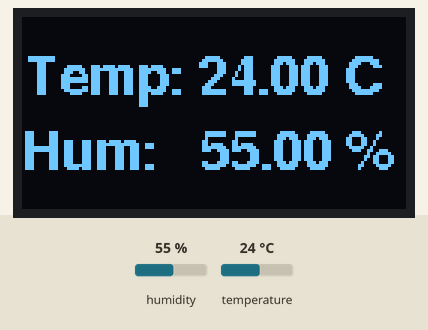
The sketch below on a simulated ESP8266 (NodeMCU). On the bench: 128×64 one-colour display. The inputs (shaded band) are chosen by the test bench; at power-on: humidity 55 %, temperature 24 °C. WiFi joins after 1.5 s; servers stay silent unless stated; what the sketch prints to the serial monitor is not drawn.

Above: at 10.6 s.
10.7 s: humidity set to 22 %
At 20.8 s:
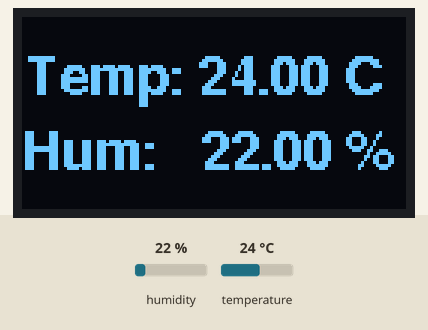
21.5 s: temperature set to 12 °C
At 30.8 s:
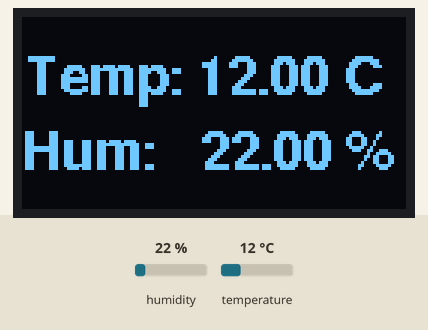
31.5 s: humidity set to 40 %
At 40.8 s:
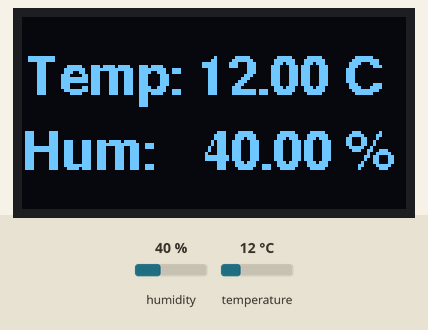
41.5 s: temperature set to 19 °C
At 50.8 s:
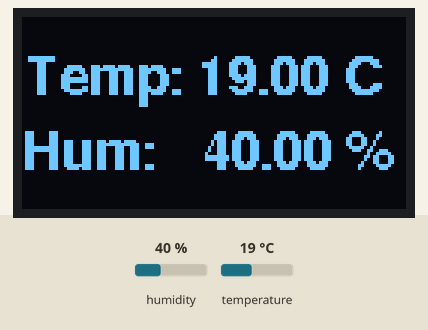
Timing chart, 0 to 52.3 s (numbered marks = the images above; inputs shaded):
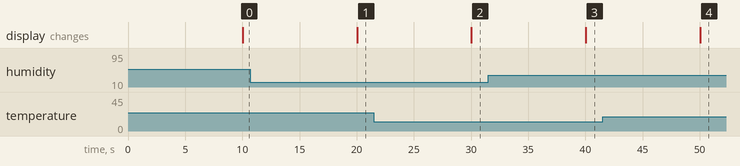

The sketch:

ESP8266-DHT22-DisplayFlutter.ino
```cpp
#include <Arduino.h>
#include <ESP8266WiFi.h>
#include <Hash.h>
#include <ESPAsyncTCP.h>
#include <ESPAsyncWebServer.h>
#include <Adafruit_Sensor.h>
#include <DHT.h>
#include <Wire.h>
#include <Adafruit_GFX.h>
#include <Adafruit_SSD1306.h>
#include <Fonts/FreeSansBold9pt7b.h>
#include <Fonts/FreeMono9pt7b.h>

#define SCREEN_WIDTH 128
#define SCREEN_HEIGHT 64
Adafruit_SSD1306 display(SCREEN_WIDTH, SCREEN_HEIGHT, &Wire, -1);

const char* ssid = "YOUR_SSID";
const char* password = "YOUR_PASSWORD";

#define DHTPIN 14
#define DHTTYPE DHT22
DHT dht(DHTPIN, DHTTYPE);

float t = 0.0;
float h = 0.0;
AsyncWebServer server(80);

const long interval = 10000;
unsigned long previousMillis = 0;

const char index_html[] PROGMEM = R"rawliteral(
<!DOCTYPE HTML><html>
<head>
  <meta name="viewport" content="width=device-width, initial-scale=1">
  <link rel="stylesheet" href="https://use.fontawesome.com/releases/v5.7.2/css/all.css" integrity="sha384-fnmOCqbTlWIlj8LyTjo7mOUStjsKC4pOpQbqyi7RrhN7udi9RwhKkMHpvLbHG9Sr" crossorigin="anonymous">
  <style>
    html { font-family: Arial; text-align: center; margin: 0px auto; }
    h2 { font-size: 2.5rem; }
    p { font-size: 2.5rem; }
    .units { font-size: 1.2rem; }
    .dht-labels { font-size: 1.5rem; vertical-align: middle; padding-bottom: 15px; }
  </style>
</head>
<body>
  <h2>ESP8266 DHT Server</h2>
  <p><i class="fas fa-thermometer-half" style="color:#059e8a;"></i>
    <span class="dht-labels">Temperature</span>
    <span id="temperature">%TEMPERATURE%</span><sup class="units">&deg;C</sup>
  </p>
  <p><i class="fas fa-tint" style="color:#00add6;"></i>
    <span class="dht-labels">Humidity</span>
    <span id="humidity">%HUMIDITY%</span><sup class="units">%</sup>
  </p>
</body>
<script>
setInterval(function () {
  fetch('/temperature').then(response => response.text()).then(data => {
    document.getElementById("temperature").innerHTML = data;
  });
  fetch('/humidity').then(response => response.text()).then(data => {
    document.getElementById("humidity").innerHTML = data;
  });
}, 10000);
</script>
</html>)rawliteral";

// Replaces placeholder with DHT values
String processor(const String& var){
  if(var == "TEMPERATURE") return String(t);
  else if(var == "HUMIDITY") return String(h);
  return String();
}

void setup() {
  Serial.begin(115200);
  dht.begin();

  // Initialize OLED display
  if (!display.begin(SSD1306_SWITCHCAPVCC, 0x3C)) {
    Serial.println(F("SSD1306 allocation failed"));
    for (;;);
  }
  display.clearDisplay();

  // Connect to Wi-Fi
  WiFi.begin(ssid, password);
  Serial.println("Connecting to WiFi");
  while (WiFi.status() != WL_CONNECTED) {
    delay(1000);
    Serial.println(".");
  }
  Serial.print("Connected! IP address: ");
  Serial.println(WiFi.localIP());

  // Web server routes
  server.on("/", HTTP_GET, [](AsyncWebServerRequest *request){
    request->send_P(200, "text/html", index_html, processor);
  });
  server.on("/temperature", HTTP_GET, [](AsyncWebServerRequest *request){
    request->send_P(200, "text/plain", String(t).c_str());
  });
  server.on("/humidity", HTTP_GET, [](AsyncWebServerRequest *request){
    request->send_P(200, "text/plain", String(h).c_str());
  });
  server.on("/data", HTTP_GET, [](AsyncWebServerRequest *request){
    String jsonResponse = "{\"temperature\":" + String(t) + ", \"humidity\":" + String(h) + "}";
    request->send(200, "application/json", jsonResponse);
  });

  server.begin();
}

void updateDisplay(float temperature, float humidity) {
  display.clearDisplay();
  display.setFont(&FreeSansBold9pt7b);
  display.setTextSize(1);
  display.setTextColor(SSD1306_WHITE);

  display.setCursor(0, 25);
  display.print("Temp: ");
  display.print(temperature);
  display.print(" C");

  display.setCursor(0, 50);
  display.print("Hum:   ");
  display.print(humidity);
  display.print(" %");

  display.display();
}

void loop() {
  unsigned long currentMillis = millis();
  if (currentMillis - previousMillis >= interval) {
    previousMillis = currentMillis;
    float newT = dht.readTemperature();
    float newH = dht.readHumidity();

    if (!isnan(newT)) {
      t = newT;
      Serial.print("Temperature: "); Serial.println(t);
    }
    if (!isnan(newH)) {
      h = newH;
      Serial.print("Humidity: "); Serial.println(h);
    }

    updateDisplay(t, h);
  }
}
```

Measured:
- after the input at 10.7 s, the display: changes after 9.3 s (image 1)
- after the input at 21.5 s, the display: changes after 8.5 s (image 2)
- after the input at 31.5 s, the display: changes after 8.5 s (image 3)
- after the input at 41.5 s, the display: changes after 8.5 s (image 4)
